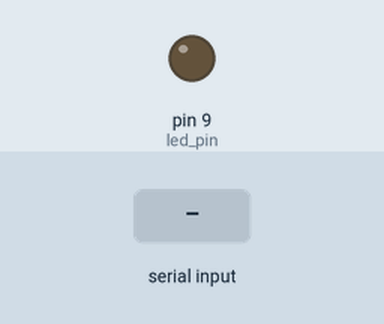
Recording of a sketch running on a simulated Arduino Uno, built with avr-gcc and run on an emulated ATmega328P. Parts: output pins drawn as LEDs (lit = HIGH). Inputs (shaded band) come from the test bench.

Above: at 1.2 s.
1.3 s: "a" received over Serial
At 1.46 s:
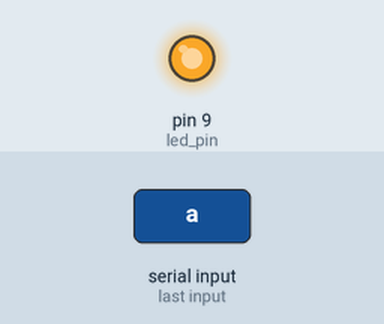
At 2.36 s:
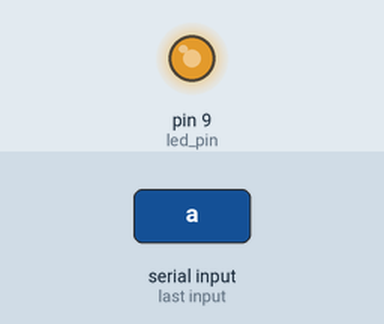
4.3 s: "s" received over Serial
At 7.8 s:
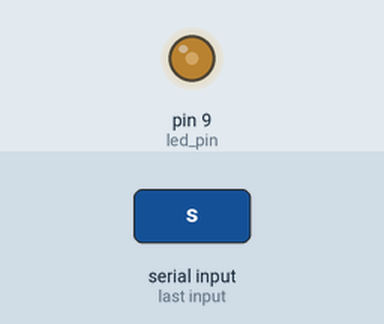
Timing chart, 0 to 9.3 s (numbered marks = the images above; inputs shaded):
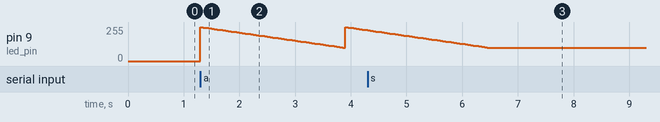

The sketch:

sweepsample2_ino.ino
```cpp
int data = 0;
int count = 0;
const int led_pin = 9;

void setup() {
  Serial.begin(19200);
}

void loop() {
  if (Serial.available() > 0) {
    data = Serial.read();
  }

  if (count == 1) {
    if (data == 's') {
      for ( int led_value = 254; led_value > 100; led_value -= 3 ) {
        analogWrite( led_pin, led_value );
        delay(50);
        if (led_value <= 100) {
          count += 1;
          analogWrite( led_pin, 0);
        }
      }
    }
  }

  if (data == 'a') {
    for ( int led_value = 254; led_value > 100; led_value -= 3 ) {
      analogWrite( led_pin, led_value );
      delay(50);
    }
  }

  if (data == 'd') {
    analogWrite(led_pin, 0);
    count = 0;
  }

Serial.flush();
}
```

Measured:
- after the input at 1.3 s, pin 9 (led_pin): ramps from 254/255 to 101/255 and jumps back, once every 2.6 s
- after the input at 4.3 s, pin 9 (led_pin): goes on until 6.5 s, then stays 101/255
